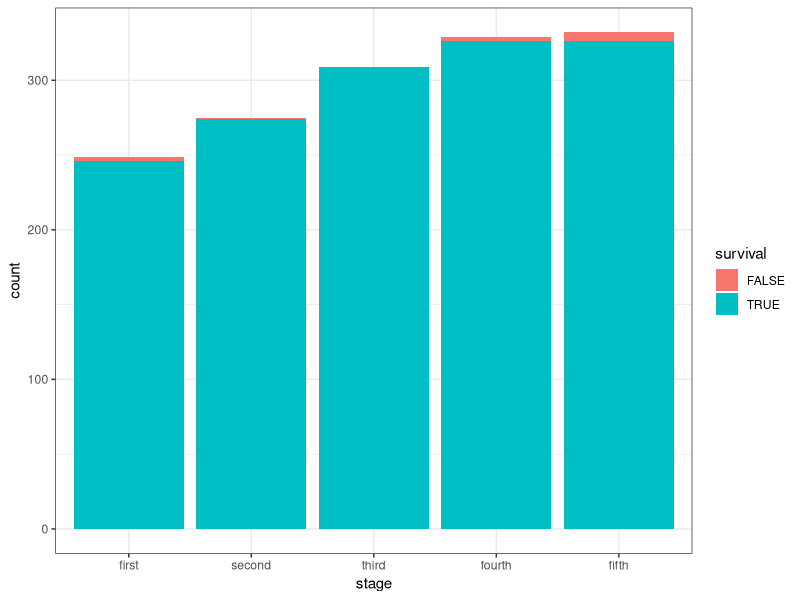
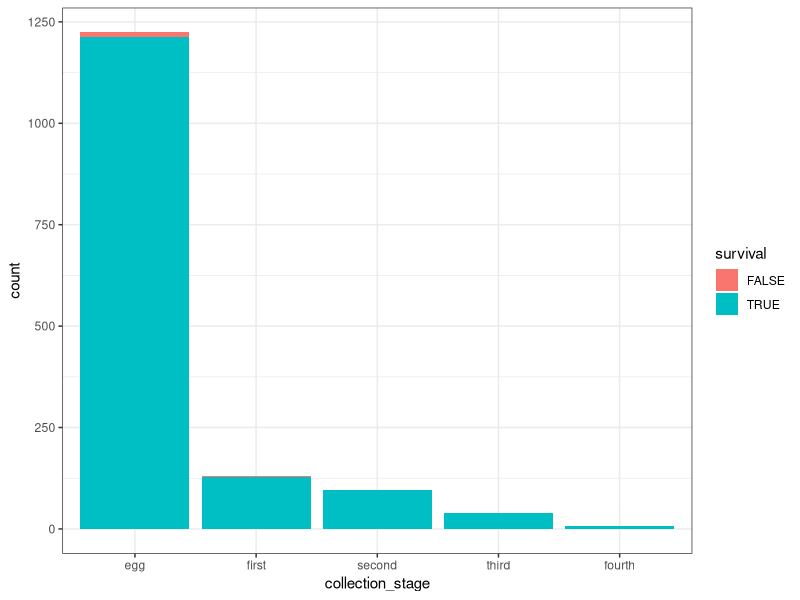
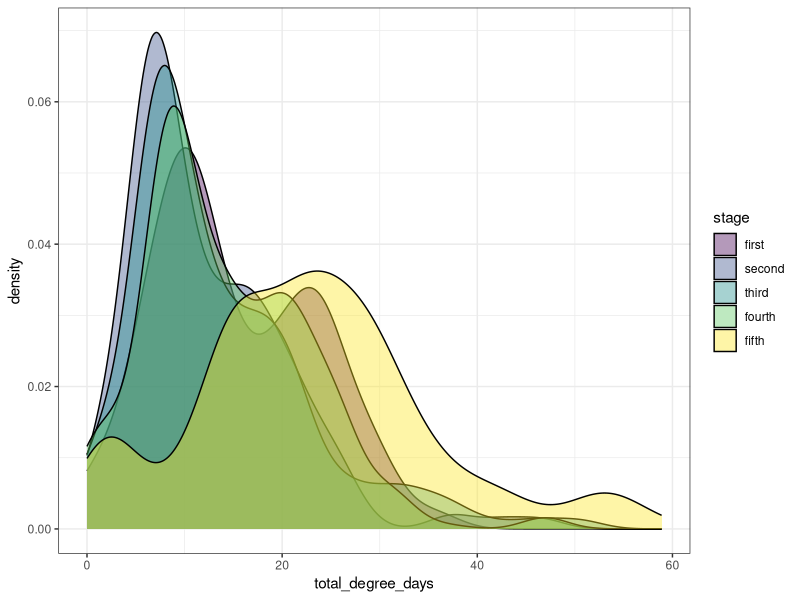
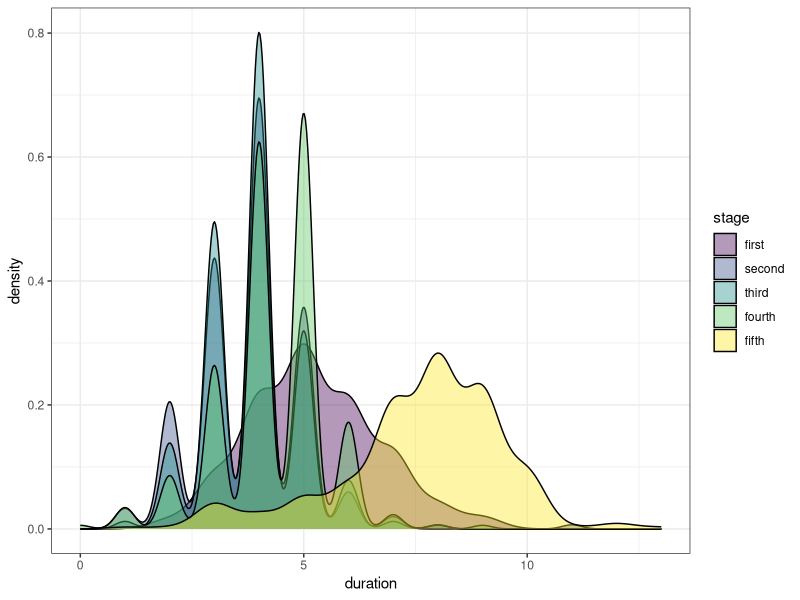

The R script that drew these images, in order:
library(dplyr)
library(tidyverse)
library(here)
library(lubridate)
library(forcats)
library(ggplot2)
library(survival)

dd_data <- read_csv(here::here("data", "dd_data.csv")) %>% 
  mutate(
    imb_id = as.factor(imb_id),
    host_plant = as.factor(host_plant),
    collection_stage = as.factor(collection_stage),
    overall_survival = as.factor(overall_survival),
    stage = as.factor(stage),
    start = ymd(start),
    end = ymd(end)
  ) %>% 
  mutate_at(vars(contains("stage")), 
            factor,
            levels = c("egg", "first", "second", "third", "fourth", "fifth", "pupa"),
            ordered = TRUE)


ggplot(data = dd_data, aes(x = stage)) +
  geom_bar(stat = "count", aes(fill = survival)) +
  theme_bw()

ggplot(data = dd_data, aes(x = collection_stage)) +
  geom_bar(stat = "count", aes(fill = survival)) +
  theme_bw()

ggplot(data = dd_data, aes(x = total_degree_days)) +
  geom_density(aes(fill = stage), alpha = 0.4) +
  theme_bw()

ggplot(data = dd_data, aes(x = duration)) +
  geom_density(aes(fill = stage), alpha = 0.4) +
  theme_bw()

cor(dd_data$duration, dd_data$total_degree_days)

dd_data %>% count(duration)
